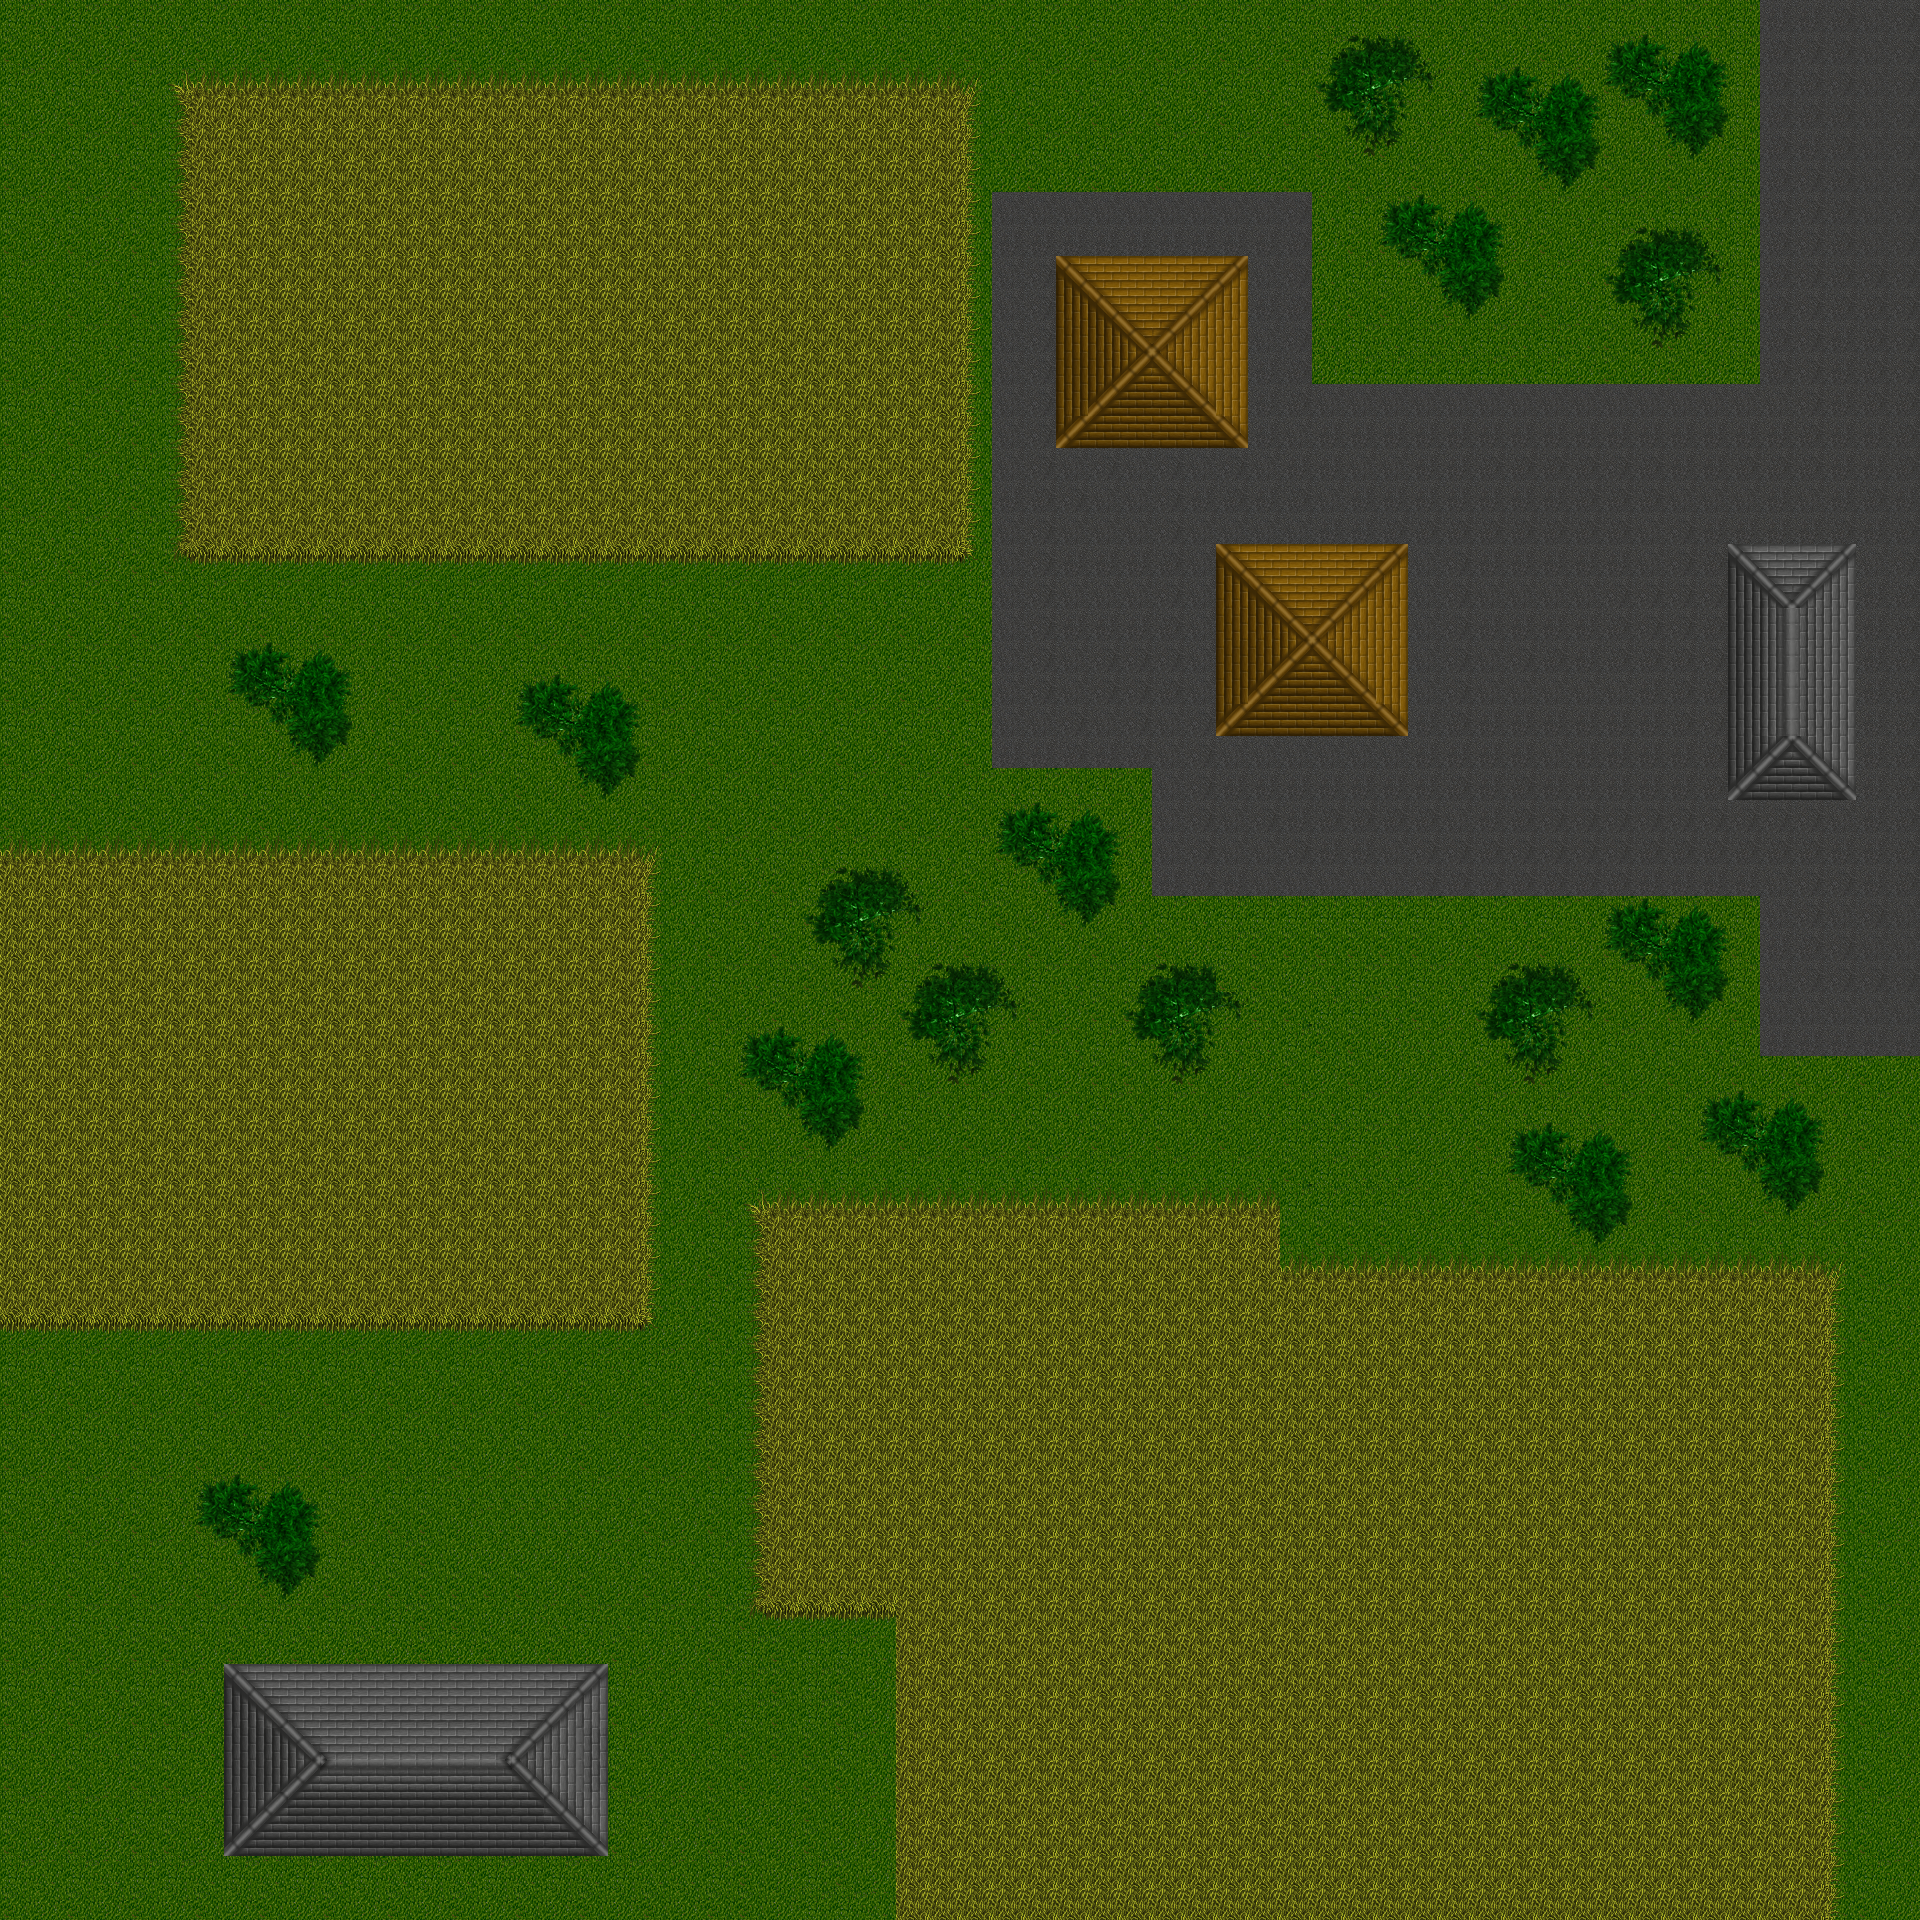

This game map was drawn from its Tiled (.tmx) file and the tilesets committed beside it. A one-line description and the trimmed map source follow:
An orthogonal 60x60 tile map with 32x32 px tiles, 1 tile layer (ground).

<map version="1.0" orientation="orthogonal" width="60" height="60" tilewidth="32" tileheight="32">
 <tileset firstgid="1" name="tileset" tilewidth="32" tileheight="32">
  <image source="tileset.png" width="512" height="832" />
  <tile id="0" terrain="0,0,0,2" />
  <tile id="1" terrain="0,0,2,2" />
  <tile id="2" terrain="0,0,2,0" />
  <tile id="3" terrain="0,0,0,0">
   <properties>
    <property name="grass" value="1" />
   </properties>
  </tile>
  <tile id="4" terrain="0,0,0,0">
   <properties>
    <property name="grass" value="1" />
   </properties>
  </tile>
  <tile id="5" terrain="1,1,1,1">
   <properties>
    <property name="concrete" value="1" />
   </properties>
  </tile>
  <tile id="6" terrain="1,1,1,1">
   <properties>
    <property name="concrete" value="1" />
   </properties>
  </tile>
  <tile id="11" terrain="0,0,0,4" />
  <tile id="12" terrain="0,0,4,4" />
  <tile id="13" terrain="0,0,4,0" />
  <tile id="16" terrain="0,2,0,2" />
  <tile id="17" terrain="2,2,2,2">
   <properties>
    <property name="water" value="1" />
   </properties>
  </tile>
  <tile id="18" terrain="2,0,2,0" />
  <tile id="19" terrain="0,0,0,0">
   <properties>
    <property name="grass" value="1" />
   </properties>
  </tile>
  <tile id="20" terrain="0,0,0,0">
   <properties>
    <property name="grass" value="1" />
   </properties>
  </tile>
  <tile id="21" terrain="1,1,1,1">
   <properties>
    <property name="concrete" value="1" />
   </properties>
  </tile>
  <tile id="22" terrain="1,1,1,1">
   <properties>
    <property name="concrete" value="1" />
   </properties>
  </tile>
  <tile id="27" terrain="0,4,0,4" />
  <tile id="28" terrain="4,4,4,4">
   <properties>
    <property name="field" value="1" />
   </properties>
  </tile>
  <tile id="29" terrain="4,0,4,0" />
  <tile id="32" terrain="0,2,0,0" />
  <tile id="33" terrain="2,2,0,0" />
  <tile id="34" terrain="2,0,0,0" />
  <tile id="36">
   <properties>
    <property name="tree" value="1" />
   </properties>
  </tile>
  <tile id="37">
   <properties>
    <property name="tree" value="1" />
   </properties>
  </tile>
  <tile id="43" terrain="0,4,0,0" />
  <tile id="44" terrain="4,4,0,0" />
  <tile id="45" terrain="4,0,0,0" />
  <tile id="48" terrain="0,0,0,3" />
  <tile id="49" terrain="0,0,3,3" />
  <tile id="50" terrain="0,0,3,0">
   <properties>
    <property name="mud" value="1" />
   </properties>
  </tile>
  <tile id="52">
   <properties>
    <property name="tree" value="1" />
   </properties>
  </tile>
  <tile id="53">
   <properties>
    <property name="tree" value="1" />
   </properties>
  </tile>
  <tile id="56">
   <properties>
    <property name="tree" value="1" />
   </properties>
  </tile>
  <tile id="57">
   <properties>
    <property name="tree" value="1" />
   </properties>
  </tile>
  <tile id="58">
   <properties>
    <property name="tree" value="1" />
   </properties>
  </tile>
  <tile id="59" terrain="0,0,0,5" />
  <tile id="60" terrain="0,0,5,5" />
  <tile id="61" terrain="0,0,5,0" />
  <tile id="64" terrain="0,3,0,3" />
  <tile id="65" terrain="3,3,3,3">
   <properties>
    <property name="mud" value="1" />
   </properties>
  </tile>
  <tile id="66" terrain="3,0,3,0" />
  <tile id="68">
   <properties>
    <property name="tree" value="1" />
   </properties>
  </tile>
  <tile id="69">
   <properties>
    <property name="tree" value="1" />
   </properties>
  </tile>
  <tile id="73">
   <properties>
    <property name="tree" value="1" />
   </properties>
  </tile>
  <tile id="74">
   <properties>
    <property name="tree" value="1" />
   </properties>
  </tile>
  <tile id="75" terrain="0,5,0,5" />
  <tile id="76" terrain="5,5,5,5">
   <properties>
    <property name="bush" value="1" />
   </properties>
  </tile>
  <tile id="77" terrain="5,0,5,0" />
  <tile id="80" terrain="0,3,0,0" />
  <tile id="81" terrain="3,3,0,0" />
  <tile id="82" terrain="3,0,0,0" />
  <tile id="91" terrain="0,5,0,0" />
  <tile id="92" terrain="5,5,0,0" />
  <tile id="93" terrain="5,0,0,0" />
  <tile id="96">
   <properties>
    <property name="house" value="1" />
   </properties>
  </tile>
  <tile id="97">
   <properties>
    <property name="house" value="1" />
   </properties>
  </tile>
  <tile id="98">
   <properties>
    <property name="house" value="1" />
   </properties>
  </tile>
  <tile id="99">
   <properties>
    <property name="house" value="1" />
   </properties>
  </tile>
  <tile id="100">
   <properties>
    <property name="house" value="1" />
   </properties>
  </tile>
  <tile id="101">
   <properties>
    <property name="house" value="1" />
   </properties>
  </tile>
  <tile id="102">
   <properties>
    <property name="house" value="1" />
   </properties>
  </tile>
  <tile id="103">
   <properties>
    <property name="house" value="1" />
   </properties>
  </tile>
  <tile id="104">
   <properties>
    <property name="house" value="1" />
   </properties>
  </tile>
  <tile id="105">
   <properties>
    <property name="house" value="1" />
   </properties>
  </tile>
  <tile id="106">
   <properties>
    <property name="house" value="1" />
   </properties>
  </tile>
  <tile id="107">
   <properties>
    <property name="house" value="1" />
   </properties>
  </tile>
  <tile id="108">
   <properties>
    <property name="house" value="1" />
   </properties>
  </tile>
  <tile id="109">
   <properties>
    <property name="house" value="1" />
   </properties>
  </tile>
  <tile id="110">
   <properties>
    <property name="house" value="1" />
   </properties>
  </tile>
  <tile id="111">
   <properties>
    <property name="house" value="1" />
   </properties>
  </tile>
  <tile id="112">
   <properties>
    <property name="house" value="1" />
   </properties>
  </tile>
  <tile id="113">
   <properties>
    <property name="house" value="1" />
   </properties>
  </tile>
  <tile id="114">
   <properties>
    <property name="house" value="1" />
   </properties>
  </tile>
  <tile id="115">
   <properties>
    <property name="house" value="1" />
   </properties>
  </tile>
  <tile id="116">
   <properties>
    <property name="house" value="1" />
   </properties>
  </tile>
  <tile id="117">
   <properties>
    <property name="house" value="1" />
   </properties>
  </tile>
  <tile id="118">
   <properties>
    <property name="house" value="1" />
   </properties>
  </tile>
  <tile id="119">
   <properties>
    <property name="house" value="1" />
   </properties>
  </tile>
  <tile id="120">
   <properties>
    <property name="house" value="1" />
   </properties>
  </tile>
  <tile id="121">
   <properties>
    <property name="house" value="1" />
   </properties>
  </tile>
  <tile id="122">
   <properties>
    <property name="house" value="1" />
   </properties>
  </tile>
  <tile id="123">
   <properties>
    <property name="house" value="1" />
   </properties>
  </tile>
  <tile id="124">
   <properties>
    <property name="house" value="1" />
   </properties>
  </tile>
  <tile id="125">
   <properties>
    <property name="house" value="1" />
   </properties>
  </tile>
  <tile id="126">
   <properties>
    <property name="house" value="1" />
   </properties>
  </tile>
  <tile id="127">
   <properties>
    <property name="house" value="1" />
   </properties>
  </tile>
  <tile id="128">
   <properties>
    <property name="house" value="1" />
   </properties>
  </tile>
  <tile id="129">
   <properties>
    <property name="house" value="1" />
   </properties>
  </tile>
  <tile id="130">
   <properties>
    <property name="house" value="1" />
   </properties>
  </tile>
  <tile id="131">
   <properties>
    <property name="house" value="1" />
   </properties>
  </tile>
  <tile id="132">
   <properties>
    <property name="house" value="1" />
   </properties>
  </tile>
  <tile id="133">
   <properties>
    <property name="house" value="1" />
   </properties>
  </tile>
  <tile id="134">
   <properties>
    <property name="house" value="1" />
   </properties>
  </tile>
  <tile id="135">
   <properties>
    <property name="house" value="1" />
   </properties>
  </tile>
  <tile id="136">
   <properties>
    <property name="house" value="1" />
   </properties>
  </tile>
  <tile id="137">
   <properties>
    <property name="house" value="1" />
   </properties>
  </tile>
  <tile id="138">
   <properties>
    <property name="house" value="1" />
   </properties>
  </tile>
  <tile id="139">
   <properties>
    <property name="house" value="1" />
   </properties>
  </tile>
  <tile id="140">
   <properties>
    <property name="house" value="1" />
   </properties>
  </tile>
  <tile id="141">
   <properties>
    <property name="house" value="1" />
   </properties>
  </tile>
  <tile id="142">
   <properties>
    <property name="house" value="1" />
   </properties>
  </tile>
  <tile id="143">
   <properties>
    <property name="house" value="1" />
   </properties>
  </tile>
  <tile id="144">
   <properties>
    <property name="house" value="1" />
   </properties>
  </tile>
  <tile id="145">
   <properties>
    <property name="house" value="1" />
   </properties>
  </tile>
  <tile id="146">
   <properties>
    <property name="house" value="1" />
   </properties>
  </tile>
  <tile id="147">
   <properties>
    <property name="house" value="1" />
   </properties>
  </tile>
  <tile id="148">
   <properties>
    <property name="house" value="1" />
   </properties>
  </tile>
  <tile id="149">
   <properties>
    <property name="house" value="1" />
   </properties>
  </tile>
  <tile id="150">
   <properties>
    <property name="house" value="1" />
   </properties>
  </tile>
  <tile id="151">
   <properties>
    <property name="house" value="1" />
   </properties>
  </tile>
  <tile id="152">
   <properties>
    <property name="house" value="1" />
   </properties>
  </tile>
  <tile id="153">
   <properties>
    <property name="house" value="1" />
   </properties>
  </tile>
  <tile id="154">
   <properties>
    <property name="house" value="1" />
   </properties>
  </tile>
  <tile id="155">
   <properties>
    <property name="house" value="1" />
   </properties>
  </tile>
  <tile id="156">
   <properties>
    <property name="house" value="1" />
   </properties>
  </tile>
  <tile id="157">
   <properties>
    <property name="house" value="1" />
   </properties>
  </tile>
  <tile id="158">
   <properties>
    <property name="house" value="1" />
   </properties>
  </tile>
  <tile id="159">
   <properties>
    <property name="house" value="1" />
   </properties>
  </tile>
  <tile id="160">
   <properties>
    <property name="house" value="1" />
   </properties>
  </tile>
  <tile id="161">
   <properties>
    <property name="house" value="1" />
   </properties>
  </tile>
  <tile id="162">
   <properties>
    <property name="house" value="1" />
   </properties>
  </tile>
  <tile id="163">
   <properties>
    <property name="house" value="1" />
   </properties>
  </tile>
  <tile id="164">
   <properties>
    <property name="house" value="1" />
   </properties>
  </tile>
  <tile id="165">
   <properties>
    <property name="house" value="1" />
   </properties>
  </tile>
  <tile id="166">
   <properties>
    <property name="house" value="1" />
   </properties>
  </tile>
  <tile id="167">
   <properties>
    <property name="house" value="1" />
   </properties>
  </tile>
  <tile id="168">
   <properties>
    <property name="house" value="1" />
   </properties>
  </tile>
  <tile id="169">
   <properties>
    <property name="house" value="1" />
   </properties>
  </tile>
  <tile id="170">
   <properties>
    <property name="house" value="1" />
   </properties>
  </tile>
  <tile id="171">
   <properties>
    <property name="house" value="1" />
   </properties>
  </tile>
  <tile id="172">
   <properties>
    <property name="house" value="1" />
   </properties>
  </tile>
  <tile id="173">
   <properties>
    <property name="house" value="1" />
   </properties>
  </tile>
  <tile id="174">
   <properties>
    <property name="house" value="1" />
   </properties>
  </tile>
  <tile id="175">
   <properties>
    <property name="house" value="1" />
   </properties>
  </tile>
  <tile id="176">
   <properties>
    <property name="house" value="1" />
   </properties>
  </tile>
  <tile id="177">
   <properties>
    <property name="house" value="1" />
   </properties>
  </tile>
  <tile id="178">
   <properties>
    <property name="house" value="1" />
   </properties>
  </tile>
  <tile id="179">
   <properties>
    <property name="house" value="1" />
   </properties>
  </tile>
  <tile id="180">
   <properties>
    <property name="house" value="1" />
   </properties>
  </tile>
  <tile id="181">
   <properties>
    <property name="house" value="1" />
   </properties>
  </tile>
  <tile id="182">
   <properties>
    <property name="house" value="1" />
   </properties>
  </tile>
  <tile id="183">
   <properties>
    <property name="house" value="1" />
   </properties>
  </tile>
  <tile id="184">
   <properties>
    <property name="house" value="1" />
   </properties>
  </tile>
  <tile id="185">
   <properties>
    <property name="house" value="1" />
   </properties>
  </tile>
  <tile id="186">
   <properties>
    <property name="house" value="1" />
   </properties>
  </tile>
  <tile id="187">
   <properties>
    <property name="house" value="1" />
   </properties>
  </tile>
  <tile id="188">
   <properties>
    <property name="house" value="1" />
   </properties>
  </tile>
  <tile id="189">
   <properties>
    <property name="house" value="1" />
   </properties>
  </tile>
  <tile id="190">
   <properties>
    <property name="house" value="1" />
   </properties>
  </tile>
  <tile id="191">
   <properties>
    <property name="house" value="1" />
   </properties>
  </tile>
  <tile id="192">
   <properties>
    <property name="house" value="1" />
   </properties>
  </tile>
  <tile id="193">
   <properties>
    <property name="house" value="1" />
   </properties>
  </tile>
  <tile id="194">
   <properties>
    <property name="house" value="1" />
   </properties>
  </tile>
  <tile id="195">
   <properties>
    <property name="house" value="1" />
   </properties>
  </tile>
  <tile id="196">
   <properties>
    <property name="house" value="1" />
   </properties>
  </tile>
  <tile id="197">
   <properties>
    <property name="house" value="1" />
   </properties>
  </tile>
  <tile id="198">
   <properties>
    <property name="house" value="1" />
   </properties>
  </tile>
  <tile id="199">
   <properties>
    <property name="house" value="1" />
   </properties>
  </tile>
  <tile id="200">
   <properties>
    <property name="house" value="1" />
   </properties>
  </tile>
  <tile id="201">
   <properties>
    <property name="house" value="1" />
   </properties>
  </tile>
  <tile id="202">
   <properties>
    <property name="house" value="1" />
   </properties>
  </tile>
  <tile id="203">
   <properties>
    <property name="house" value="1" />
   </properties>
  </tile>
  <tile id="204">
   <properties>
    <property name="house" value="1" />
   </properties>
  </tile>
  <tile id="205">
   <properties>
    <property name="house" value="1" />
   </properties>
  </tile>
  <tile id="206">
   <properties>
    <property name="house" value="1" />
   </properties>
  </tile>
  <tile id="207">
   <properties>
    <property name="house" value="1" />
   </properties>
  </tile>
  <tile id="208">
   <properties>
    <property name="house" value="1" />
   </properties>
  </tile>
  <tile id="209">
   <properties>
    <property name="house" value="1" />
   </properties>
  </tile>
  <tile id="210">
   <properties>
    <property name="house" value="1" />
   </properties>
  </tile>
  <tile id="211">
   <properties>
    <property name="house" value="1" />
   </properties>
  </tile>
  <tile id="212">
   <properties>
    <property name="house" value="1" />
   </properties>
  </tile>
  <tile id="213">
   <properties>
    <property name="house" value="1" />
   </properties>
  </tile>
  <tile id="214">
   <properties>
    <property name="house" value="1" />
   </properties>
  </tile>
  <tile id="215">
   <properties>
    <property name="house" value="1" />
   </properties>
  </tile>
  <tile id="216">
   <properties>
    <property name="house" value="1" />
   </properties>
  </tile>
  <tile id="217">
   <properties>
    <property name="house" value="1" />
   </properties>
  </tile>
  <tile id="218">
   <properties>
    <property name="house" value="1" />
   </properties>
  </tile>
  <tile id="219">
   <properties>
    <property name="house" value="1" />
   </properties>
  </tile>
  <tile id="220">
   <properties>
    <property name="house" value="1" />
   </properties>
  </tile>
  <tile id="221">
   <properties>
    <property name="house" value="1" />
   </properties>
  </tile>
  <tile id="222">
   <properties>
    <property name="house" value="1" />
   </properties>
  </tile>
  <tile id="223">
   <properties>
    <property name="house" value="1" />
   </properties>
  </tile>
  <tile id="224">
   <properties>
    <property name="house" value="1" />
   </properties>
  </tile>
  <tile id="225">
   <properties>
    <property name="house" value="1" />
   </properties>
  </tile>
  <tile id="226">
   <properties>
    <property name="house" value="1" />
   </properties>
  </tile>
  <tile id="227">
   <properties>
    <property name="house" value="1" />
   </properties>
  </tile>
  <tile id="228">
   <properties>
    <property name="house" value="1" />
   </properties>
  </tile>
  <tile id="229">
   <properties>
    <property name="house" value="1" />
   </properties>
  </tile>
  <tile id="240">
   <properties>
    <property name="house" value="1" />
   </properties>
  </tile>
  <tile id="241">
   <properties>
    <property name="house" value="1" />
   </properties>
  </tile>
  <tile id="242">
   <properties>
    <property name="house" value="1" />
   </properties>
  </tile>
  <tile id="243">
   <properties>
    <property name="house" value="1" />
   </properties>
  </tile>
  <tile id="244">
   <properties>
    <property name="house" value="1" />
   </properties>
  </tile>
  <tile id="245">
   <properties>
    <property name="house" value="1" />
   </properties>
  </tile>
  <tile id="415">
   <properties>
    <property name="house" value="1" />
   </properties>
  </tile>
 </tileset>
 <layer name="ground" width="60" height="60">
  <data>[3600 cells, 3600 non-empty, 112 distinct tile ids]</data>
 </layer>
</map>
